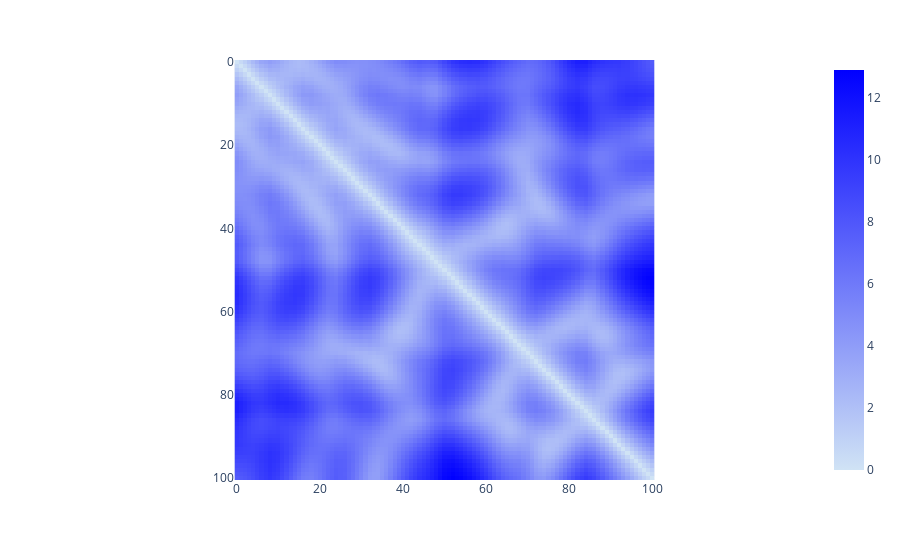

Here is the notebook cell this chart was saved with:
### Markdown cell above
### Pairwise distances alone fail to recover the structural features of the curve

### Code cell
a = load_curve('curve_2')
M = cdist(a,a)
px.imshow(M, color_continuous_scale=  [(0,'#d0e3f5'), (1,"blue")] )

### Figure 1 — Plotly figure (JSON) as saved in the notebook; plotly's stock layout.template omitted (floating-point values rounded to 4 significant figures; data arrays with more than 128 entries replaced by an {"elided": "..."} marker saying what was removed)
{"data": [{"coloraxis": "coloraxis", "hovertemplate": "x: %{x}<br>y: %{y}<br>color: %{z}<extra></extra>", "name": "0", "type": "heatmap", "xaxis": "x", "yaxis": "y", "z": {"elided": "101x101 float values"}}], "layout": {"coloraxis": {"colorscale": [[0, "#d0e3f5"], [1, "blue"]]}, "margin": {"t": 60}, "xaxis": {"anchor": "y", "constrain": "domain", "domain": [0, 1], "scaleanchor": "y"}, "yaxis": {"anchor": "x", "autorange": "reversed", "constrain": "domain", "domain": [0, 1]}}}
